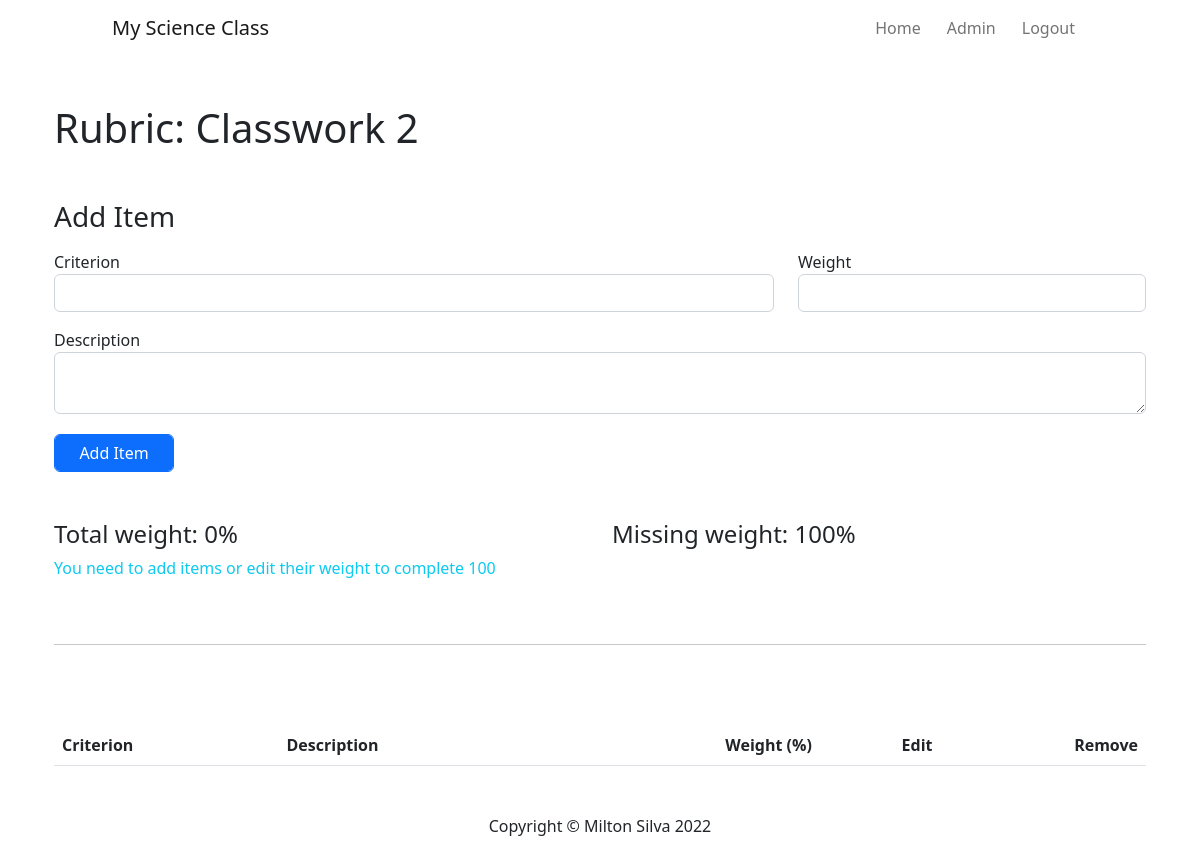
/add-items/3 (signed in), run on an earlier commit of the app's database.
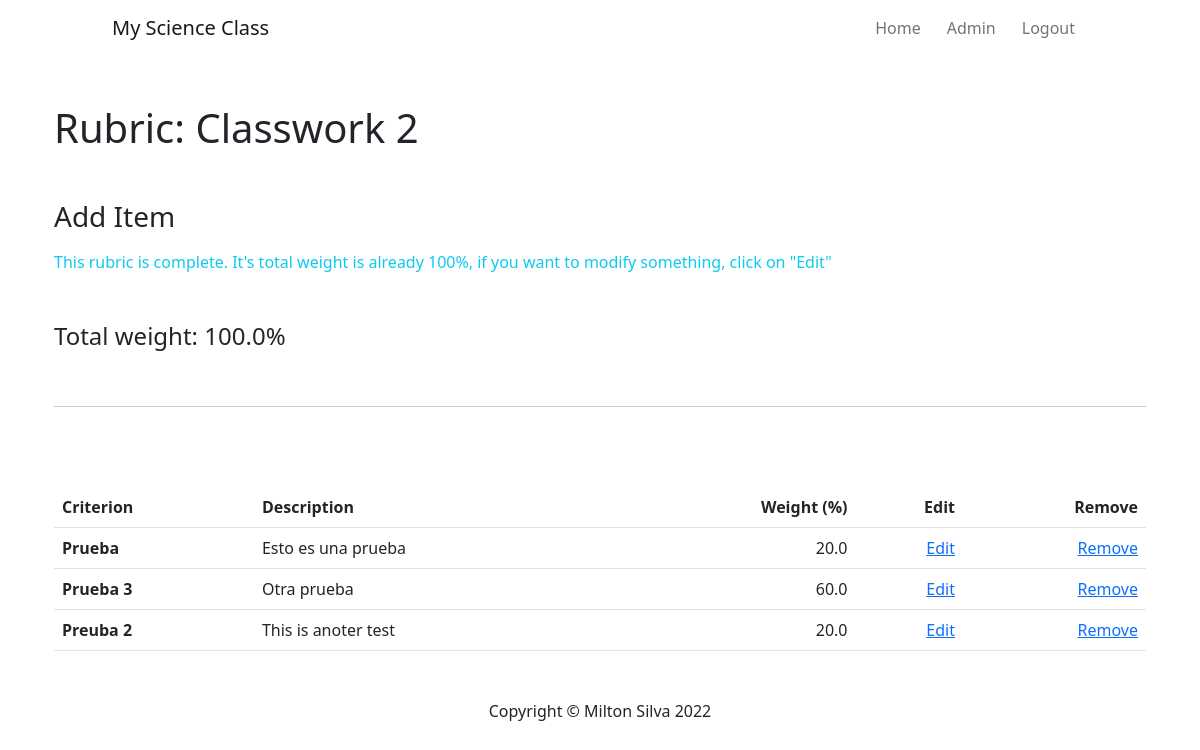
And on a later commit of the database.
### main.py (models this page shows)
class Rubric(db.Model):
    __tablename__ = "rubrics"
    id = db.Column(db.Integer, primary_key=True)
    rubric_name = db.Column(db.String(100), nullable=False)
    description = db.Column(db.Text, nullable=False)
    items = relationship("RubricItem", back_populates="rubric")

class RubricItem(db.Model):
    __tablename__ = "rubric_items"
    id = db.Column(db.Integer, primary_key=True)
    criterion = db.Column(db.String(250), nullable=False)
    description = db.Column(db.String(1000), nullable=False)
    weight = db.Column(db.Float(), nullable=False)
    rubric_id = db.Column(db.Integer, db.ForeignKey("rubrics.id"))
    rubric = relationship("Rubric", back_populates="items")

### main.py (the view, shortened to what this page needs)
@app.route("/add-items/<int:rubric_id>", methods=["GET", "POST"])
@login_required
def add_items(rubric_id):
    form = RubricItemForm()
    requested_rubric = Rubric.query.get(rubric_id)
    weight_sum = 0
    for item in requested_rubric.items:
        weight_sum += item.weight
    print(weight_sum)
    return render_template("add-items.html", rubric=requested_rubric, form=form, current_user=current_user, weight_sum=weight_sum)

### forms.py
class RubricItemForm(FlaskForm):
    criterion = StringField("Criterion", validators=[DataRequired()])
    item_description = TextAreaField("Description")
    weight = FloatField("Weight", validators=[DataRequired()])
    submit = SubmitField("Add Item")
    btn_edit = SubmitField("Edit Item")
    cancel = SubmitField("Cancel", render_kw={'formnovalidate':True})

### main.py (called while the page is built)
@login_manager.user_loader
def load_user(admin_id):
    return Admin.query.get(int(admin_id))

### templates/add-items.html (shortened to what this page needs)
{% extends 'base.html' %}
{% import "bootstrap/wtf.html" as wtf %}
{% block page_content %}
  <div class="container">
    <h1 class="my-5">Rubric: {{ rubric.rubric_name }}</h1>
    <h3 class="mb-3">Add Item </h3>
    {% if weight_sum != 100 or is_editing: %}
    <form action="" method="POST" class="form" role="form">
      <div class="row">
        <div class="form-group col-md-8">
          {{ wtf.form_field(form.criterion, class="form-control") }}
        </div>
        <div class="form.group col-md-4">
          {{ wtf.form_field(form.weight, class="form-control") }}
        </div>
      </div>
      <div class="form-group mt-3">
        {{ wtf.form_field(form.item_description, class="form-control") }}
      </div>
      <div class="form-group">
        {% if is_editing: %}
        {{ wtf.form_field(form.btn_edit, class="form-control btn btn-primary") }}
        {{ wtf.form_field(form.cancel, class="form-control btn btn-outline-dark") }}
        {% else: %}
        {{ wtf.form_field(form.submit, class="form-control btn btn-primary") }}
        {% endif %}
      </div>
    </form>
    {% else: %}
    <p class="text-info">This rubric is complete. It's total weight is already 100%, if you want to modify something, click on "Edit"</p>
    {% endif %}
    <div class="row my-5">
      <h4 class="col-md-6">Total weight: {{ weight_sum }}%</h4>
      {% if weight_sum < 100: %}
      <h4 class="col-md-6">Missing weight: {{ 100 - weight_sum }}%</h4>
      <p class="text-info">You need to add items or edit their weight to complete 100</p>
      {% elif weight_sum > 100: %}
      <h4 class="col-md-6">Extra weight: {{ weight_sum - 100 }}%</h4>
      <p class="text-danger">You need to remove items or edit their weight to complete 100</p>
      {% endif %}
    </div>
      <hr class="my-5">
  </div>
  <div class="container rubric-cont">
    <table class="table table-hover">
      <thead>
        <tr class="align-top">
            <th scope="col">Criterion</th>
            <th scope="col">Description</th>
            <th scope="col" class="text-end">Weight (%)</th>
            <th scope="col" class="text-end">Edit</th>
            {% if not is_editing: %}
            <th scope="col" class="text-end">Remove</th>
            {% endif %}
        </tr>
      </thead>
      <tbody>
        {% for item in rubric.items %}
        <tr>
            <th scope="row"> {{ item.criterion }}</th>
            <td>{{ item.description }}</td>
            <td class="text-end">{{ item.weight }}</td>
            <td class="text-end"><a href="{{ url_for('edit_item', item_id=item.id) }}">Edit</a></td>
            {% if not is_editing: %}
            <td class="text-end"><a href="{{ url_for('delete_item', item_id=item.id) }}">Remove</a></td>
            {% endif %}
        </tr>
        {% endfor %}
      </tbody>
    </table>
  </div>
{% include "footer.html" %}
{% endblock %}

### templates/base.html (shortened to what this page needs)
{% extends "bootstrap/base.html" %}
{% block head %}
<link rel="stylesheet" href="https://cdn.jsdelivr.net/npm/bootstrap@5.2.0/dist/css/bootstrap.min.css">
<link rel="stylesheet" href="{{ url_for('static', filename='css/style.css') }}">
{% endblock %}
{% block navbar %}
<div>
    <nav class="navbar navbar-expand-lg" style="background-color: white;">
        <div class="container-fluid nav-items">
            <a class="navbar-brand" href="{{ url_for('home') }}">My Science Class</a>
            <div class="collapse navbar-collapse justify-content-end" id="navbarNavAltMarkup">
                <div class="navbar-nav">
                    <a class="nav-link" aria-current="page" href="{{ url_for('home') }}">Home</a>
                    {% if not current_user.is_authenticated: %}
                    <a class="nav-link" href="{{ url_for('login') }}">Login</a>
                    <a class="nav-link" href="{{ url_for('register') }}">Sign up</a>
                    {% else: %}
                    <a class="nav-link" href="{{ url_for('admin_home') }}">Admin</a>
                    <a class="nav-link" href="{{ url_for('logout') }}">Logout</a>
                    {% endif %}
                </div>
            </div>
        </div>
    </nav>
</div>
{% endblock %}
{% block content %}
<div class="container">
    {% block page_content %}{% endblock %}
{% endblock %}

### templates/footer.html
<footer>
    <div class="container mt-5">
        <div class="row">
            <div class="col-lg-8 col-md-10 mx-auto">
                <p>Copyright &copy; Milton Silva 2022</p>
            </div>
        </div>
    </div>
</footer>
</body>
</html>

### static/css/style.css (style rules this page uses)
.nav-items { margin: 0 100px; }
.nav-link { margin: auto 5px }
footer { text-align: center; }
.rubric-cont { margin: 5rem auto auto auto; }

What changed in the data, as far as the page shows it:
added RubricItem: criterion "Prueba", description "Esto es una prueba", weight "20.0"
added RubricItem: criterion "Prueba 3", description "Otra prueba", weight "60.0"
added RubricItem: criterion "Preuba 2", description "This is anoter test", weight "20.0"
Also different on the page:
{{ weight_sum }}: "0" → "100.0"
form field submit: "Add Item" → (not shown)
{{ 100 - weight_sum }}: "100" → (not shown)
text no longer shown: "Criterion Weight Description Missing weight: % You need to add items or edit their weight to complete 100"
text now shown: "This rubric is complete. It's total weight is already 100%, if you want to modify something, click on \"Edit\""
